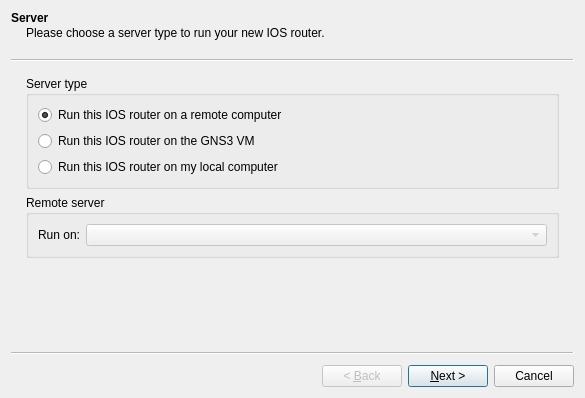
<?xml version="1.0" encoding="UTF-8"?>
<ui version="4.0">
 <class>IOSRouterWizard</class>
 <widget class="QWizard" name="IOSRouterWizard">
  <property name="geometry">
   <rect>
    <x>0</x>
    <y>0</y>
    <width>585</width>
    <height>398</height>
   </rect>
  </property>
  <property name="windowTitle">
   <string>New IOS router</string>
  </property>
  <property name="modal">
   <bool>true</bool>
  </property>
  <widget class="QWizardPage" name="uiServerWizardPage">
   <property name="title">
    <string>Server</string>
   </property>
   <property name="subTitle">
    <string>Please choose a server type to run your new IOS router.</string>
   </property>
   <layout class="QVBoxLayout" name="verticalLayout">
    <item>
     <widget class="QGroupBox" name="uiServerTypeGroupBox">
      <property name="title">
       <string>Server type</string>
      </property>
      <layout class="QVBoxLayout" name="verticalLayout_3">
       <item>
        <widget class="QRadioButton" name="uiRemoteRadioButton">
         <property name="text">
          <string>Run this IOS router on a remote computer</string>
         </property>
         <property name="checked">
          <bool>true</bool>
         </property>
        </widget>
       </item>
       <item>
        <widget class="QRadioButton" name="uiVMRadioButton">
         <property name="text">
          <string>Run this IOS router on the GNS3 VM</string>
         </property>
        </widget>
       </item>
       <item>
        <widget class="QRadioButton" name="uiLocalRadioButton">
         <property name="text">
          <string>Run this IOS router on my local computer</string>
         </property>
        </widget>
       </item>
      </layout>
     </widget>
    </item>
    <item>
     <widget class="QGroupBox" name="uiRemoteServersGroupBox">
      <property name="title">
       <string>Remote server</string>
      </property>
      <layout class="QGridLayout" name="gridLayout_7">
       <item row="0" column="0">
        <widget class="QLabel" name="uiRemoteServersLabel">
         <property name="text">
          <string>Run on:</string>
         </property>
        </widget>
       </item>
       <item row="0" column="1">
        <widget class="QComboBox" name="uiRemoteServersComboBox">
         <property name="enabled">
          <bool>false</bool>
         </property>
         <property name="sizePolicy">
          <sizepolicy hsizetype="Expanding" vsizetype="Fixed">
           <horstretch>0</horstretch>
           <verstretch>0</verstretch>
          </sizepolicy>
         </property>
        </widget>
       </item>
      </layout>
     </widget>
    </item>
   </layout>
  </widget>
  <widget class="QWizardPage" name="uiIOSImageWizardPage">
   <property name="title">
    <string>IOS image</string>
   </property>
   <property name="subTitle">
    <string>Please choose an IOS image.</string>
   </property>
   <layout class="QVBoxLayout" name="verticalLayout_2">
    <item>
     <layout class="QHBoxLayout" name="horizontalLayout_4">
      <item>
       <widget class="QRadioButton" name="uiIOSExistingImageRadioButton">
        <property name="text">
         <string>Existing image</string>
        </property>
        <property name="checked">
         <bool>true</bool>
        </property>
       </widget>
      </item>
      <item>
       <widget class="QRadioButton" name="uiIOSNewImageRadioButton">
        <property name="text">
         <string>New Image</string>
        </property>
        <property name="checked">
         <bool>false</bool>
        </property>
       </widget>
      </item>
      <item>
       <spacer name="horizontalSpacer_3">
        <property name="orientation">
         <enum>Qt::Horizontal</enum>
        </property>
        <property name="sizeHint" stdset="0">
         <size>
          <width>40</width>
          <height>20</height>
         </size>
        </property>
       </spacer>
      </item>
     </layout>
    </item>
    <item>
     <widget class="QLabel" name="uiIOSImageLabel">
      <property name="text">
       <string>IOS image:</string>
      </property>
     </widget>
    </item>
    <item>
     <layout class="QHBoxLayout" name="horizontalLayout_5">
      <item>
       <widget class="QComboBox" name="uiIOSImageListComboBox">
        <property name="sizePolicy">
         <sizepolicy hsizetype="Expanding" vsizetype="Fixed">
          <horstretch>0</horstretch>
          <verstretch>0</verstretch>
         </sizepolicy>
        </property>
       </widget>
      </item>
      <item>
       <widget class="QLineEdit" name="uiIOSImageLineEdit"/>
      </item>
      <item>
       <widget class="QToolButton" name="uiIOSImageToolButton">
        <property name="text">
         <string>&amp;Browse...</string>
        </property>
        <property name="toolButtonStyle">
         <enum>Qt::ToolButtonTextOnly</enum>
        </property>
       </widget>
      </item>
     </layout>
    </item>
   </layout>
  </widget>
  <widget class="QWizardPage" name="uiNameWizardPage">
   <property name="title">
    <string>Name and platform</string>
   </property>
   <property name="subTitle">
    <string>Please choose a descriptive name for this new IOS router and verify the platform and chassis.</string>
   </property>
   <layout class="QGridLayout" name="gridLayout">
    <item row="0" column="1">
     <widget class="QLineEdit" name="uiNameLineEdit"/>
    </item>
    <item row="2" column="1">
     <widget class="QComboBox" name="uiChassisComboBox"/>
    </item>
    <item row="1" column="0">
     <widget class="QLabel" name="uiTypeLabel">
      <property name="text">
       <string>Platform:</string>
      </property>
     </widget>
    </item>
    <item row="0" column="0">
     <widget class="QLabel" name="uiNameLabel">
      <property name="text">
       <string>Name:</string>
      </property>
     </widget>
    </item>
    <item row="1" column="1">
     <widget class="QComboBox" name="uiPlatformComboBox"/>
    </item>
    <item row="2" column="0">
     <widget class="QLabel" name="uiChassisLabel">
      <property name="text">
       <string>Chassis:</string>
      </property>
     </widget>
    </item>
    <item row="3" column="0" colspan="2">
     <widget class="QCheckBox" name="uiEtherSwitchCheckBox">
      <property name="text">
       <string>This is an EtherSwitch router</string>
      </property>
     </widget>
    </item>
   </layout>
  </widget>
  <widget class="QWizardPage" name="uiMemoryWizardPage">
   <property name="title">
    <string>Memory</string>
   </property>
   <property name="subTitle">
    <string>Please check the amount of memory (RAM) that you allocate to IOS. Too much or not enough RAM could prevent IOS from starting.</string>
   </property>
   <layout class="QGridLayout" name="gridLayout_2">
    <item row="0" column="0">
     <widget class="QLabel" name="uiRamLabel">
      <property name="text">
       <string>Default RAM:</string>
      </property>
     </widget>
    </item>
    <item row="0" column="1">
     <widget class="QSpinBox" name="uiRamSpinBox">
      <property name="sizePolicy">
       <sizepolicy hsizetype="Expanding" vsizetype="Fixed">
        <horstretch>0</horstretch>
        <verstretch>0</verstretch>
       </sizepolicy>
      </property>
      <property name="suffix">
       <string> MiB</string>
      </property>
      <property name="minimum">
       <number>32</number>
      </property>
      <property name="maximum">
       <number>65535</number>
      </property>
      <property name="singleStep">
       <number>32</number>
      </property>
      <property name="value">
       <number>128</number>
      </property>
     </widget>
    </item>
    <item row="0" column="2">
     <widget class="QPushButton" name="uiTestIOSImagePushButton">
      <property name="text">
       <string>&amp;Test IOS image</string>
      </property>
     </widget>
    </item>
    <item row="1" column="0" colspan="3">
     <widget class="QLabel" name="label">
      <property name="text">
       <string>&lt;html&gt;&lt;head/&gt;&lt;body&gt;&lt;p&gt;&lt;a href=&quot;http://tools.cisco.com/ITDIT/CFN/jsp/SearchBySoftware.jsp&quot;&gt;&lt;span style=&quot; text-decoration: underline; color:#0000ff;&quot;&gt;Check for minimum and maximum RAM requirement&lt;/span&gt;&lt;/a&gt;&lt;/p&gt;&lt;/body&gt;&lt;/html&gt;</string>
      </property>
      <property name="wordWrap">
       <bool>false</bool>
      </property>
      <property name="openExternalLinks">
       <bool>true</bool>
      </property>
     </widget>
    </item>
   </layout>
  </widget>
  <widget class="QWizardPage" name="uiNetworkAdaptersWizardPage">
   <property name="title">
    <string>Network adapters</string>
   </property>
   <property name="subTitle">
    <string>Please choose the default network adapters that should be inserted into every new instance of this router.</string>
   </property>
   <layout class="QGridLayout" name="gridLayout_4">
    <item row="0" column="0">
     <widget class="QLabel" name="uiSlot0Label">
      <property name="sizePolicy">
       <sizepolicy hsizetype="Fixed" vsizetype="Preferred">
        <horstretch>0</horstretch>
        <verstretch>0</verstretch>
       </sizepolicy>
      </property>
      <property name="text">
       <string>slot 0:</string>
      </property>
     </widget>
    </item>
    <item row="0" column="1">
     <widget class="QComboBox" name="uiSlot0comboBox"/>
    </item>
    <item row="1" column="0">
     <widget class="QLabel" name="uiSlot1Label">
      <property name="sizePolicy">
       <sizepolicy hsizetype="Fixed" vsizetype="Preferred">
        <horstretch>0</horstretch>
        <verstretch>0</verstretch>
       </sizepolicy>
      </property>
      <property name="text">
       <string>slot 1:</string>
      </property>
     </widget>
    </item>
    <item row="1" column="1">
     <widget class="QComboBox" name="uiSlot1comboBox"/>
    </item>
    <item row="2" column="0">
     <widget class="QLabel" name="uiSlot2Label">
      <property name="sizePolicy">
       <sizepolicy hsizetype="Fixed" vsizetype="Preferred">
        <horstretch>0</horstretch>
        <verstretch>0</verstretch>
       </sizepolicy>
      </property>
      <property name="text">
       <string>slot 2:</string>
      </property>
     </widget>
    </item>
    <item row="2" column="1">
     <widget class="QComboBox" name="uiSlot2comboBox"/>
    </item>
    <item row="3" column="0">
     <widget class="QLabel" name="uiSlot3Label">
      <property name="sizePolicy">
       <sizepolicy hsizetype="Fixed" vsizetype="Preferred">
        <horstretch>0</horstretch>
        <verstretch>0</verstretch>
       </sizepolicy>
      </property>
      <property name="text">
       <string>slot 3:</string>
      </property>
     </widget>
    </item>
    <item row="3" column="1">
     <widget class="QComboBox" name="uiSlot3comboBox"/>
    </item>
    <item row="4" column="0">
     <widget class="QLabel" name="uiSlot4Label">
      <property name="sizePolicy">
       <sizepolicy hsizetype="Fixed" vsizetype="Preferred">
        <horstretch>0</horstretch>
        <verstretch>0</verstretch>
       </sizepolicy>
      </property>
      <property name="text">
       <string>slot 4:</string>
      </property>
     </widget>
    </item>
    <item row="4" column="1">
     <widget class="QComboBox" name="uiSlot4comboBox"/>
    </item>
    <item row="5" column="0">
     <widget class="QLabel" name="uiSlot5Label">
      <property name="sizePolicy">
       <sizepolicy hsizetype="Fixed" vsizetype="Preferred">
        <horstretch>0</horstretch>
        <verstretch>0</verstretch>
       </sizepolicy>
      </property>
      <property name="text">
       <string>slot 5:</string>
      </property>
     </widget>
    </item>
    <item row="5" column="1">
     <widget class="QComboBox" name="uiSlot5comboBox"/>
    </item>
    <item row="6" column="0">
     <widget class="QLabel" name="uiSlot6Label">
      <property name="sizePolicy">
       <sizepolicy hsizetype="Fixed" vsizetype="Preferred">
        <horstretch>0</horstretch>
        <verstretch>0</verstretch>
       </sizepolicy>
      </property>
      <property name="text">
       <string>slot 6:</string>
      </property>
     </widget>
    </item>
    <item row="6" column="1">
     <widget class="QComboBox" name="uiSlot6comboBox"/>
    </item>
   </layout>
  </widget>
  <widget class="QWizardPage" name="uiWicWizardPage">
   <property name="title">
    <string>WIC modules</string>
   </property>
   <property name="subTitle">
    <string>Please choose the default WIC modules that should be inserted into every new instance of this router.</string>
   </property>
   <layout class="QGridLayout" name="gridLayout_5">
    <item row="0" column="0">
     <widget class="QLabel" name="uiWic0Label">
      <property name="sizePolicy">
       <sizepolicy hsizetype="Fixed" vsizetype="Preferred">
        <horstretch>0</horstretch>
        <verstretch>0</verstretch>
       </sizepolicy>
      </property>
      <property name="text">
       <string>wic 0:</string>
      </property>
     </widget>
    </item>
    <item row="0" column="1">
     <widget class="QComboBox" name="uiWic0comboBox"/>
    </item>
    <item row="1" column="0">
     <widget class="QLabel" name="uiWic1Label">
      <property name="sizePolicy">
       <sizepolicy hsizetype="Fixed" vsizetype="Preferred">
        <horstretch>0</horstretch>
        <verstretch>0</verstretch>
       </sizepolicy>
      </property>
      <property name="text">
       <string>wic 1:</string>
      </property>
     </widget>
    </item>
    <item row="1" column="1">
     <widget class="QComboBox" name="uiWic1comboBox"/>
    </item>
    <item row="2" column="0">
     <widget class="QLabel" name="uiWic2Label">
      <property name="sizePolicy">
       <sizepolicy hsizetype="Fixed" vsizetype="Preferred">
        <horstretch>0</horstretch>
        <verstretch>0</verstretch>
       </sizepolicy>
      </property>
      <property name="text">
       <string>wic 2:</string>
      </property>
     </widget>
    </item>
    <item row="2" column="1">
     <widget class="QComboBox" name="uiWic2comboBox"/>
    </item>
   </layout>
  </widget>
  <widget class="QWizardPage" name="uiIdlePCWizardPage">
   <property name="title">
    <string>Idle-PC</string>
   </property>
   <property name="subTitle">
    <string>An idle-pc value is necessary to prevent IOS to use 100% of your processor or one of its cores.</string>
   </property>
   <layout class="QGridLayout" name="gridLayout_3">
    <item row="0" column="0">
     <widget class="QLabel" name="uiIdlepcLabel">
      <property name="text">
       <string>Idle-PC:</string>
      </property>
     </widget>
    </item>
    <item row="0" column="1">
     <widget class="QLineEdit" name="uiIdlepcLineEdit"/>
    </item>
    <item row="0" column="2">
     <widget class="QPushButton" name="uiIdlePCFinderPushButton">
      <property name="text">
       <string>Idle-PC finder</string>
      </property>
     </widget>
    </item>
   </layout>
  </widget>
 </widget>
 <tabstops>
  <tabstop>uiNameLineEdit</tabstop>
  <tabstop>uiPlatformComboBox</tabstop>
 </tabstops>
 <resources/>
 <connections/>
</ui>
